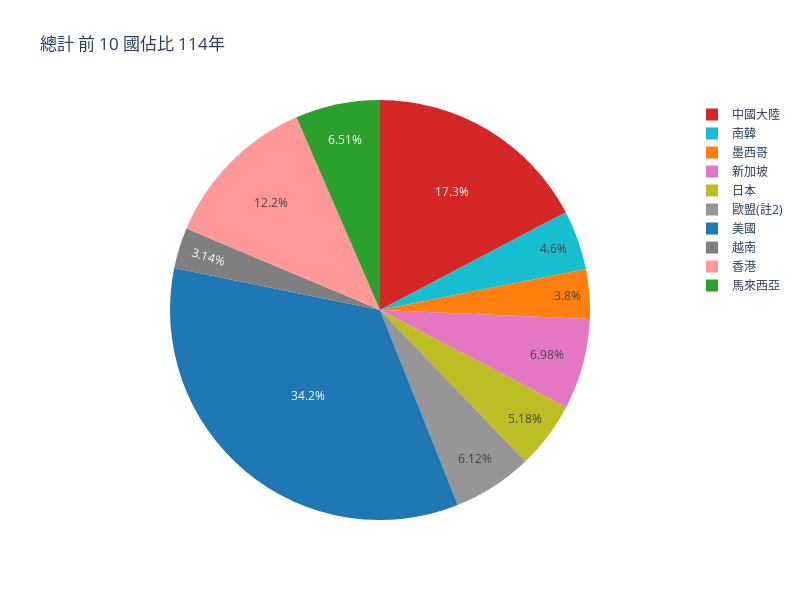
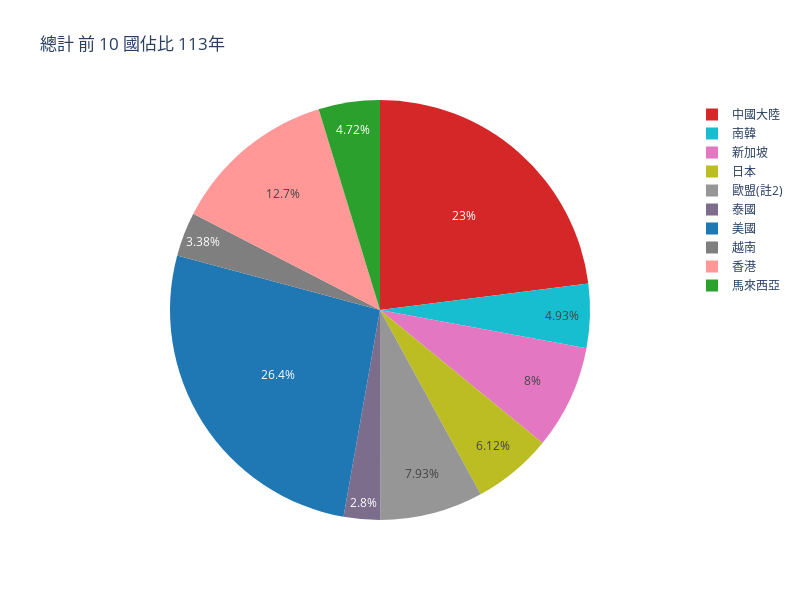
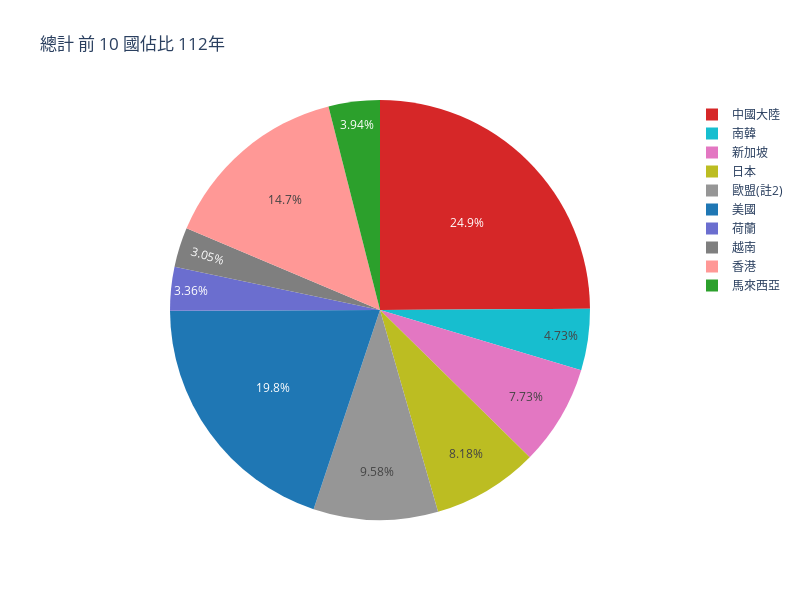
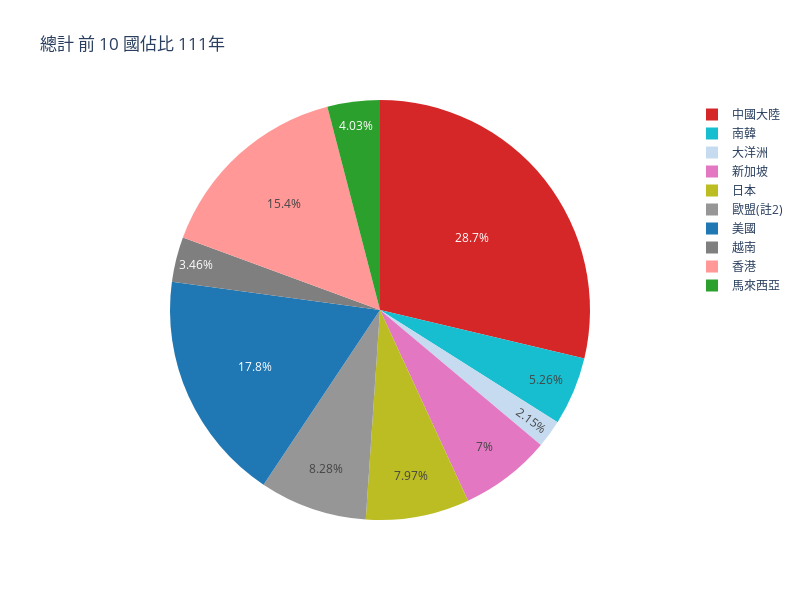

Notebook cell for these charts, in order:
### Code cell
#--------------------------------------------------------------------------
def pie_chart( colName , year , df ):

    order = sorted(df[CLstr].unique())  # 或自己定義 list
    fig = px.pie (
        df,
        values=colName,
        names=CLstr,
        color=CLstr,  # 用 CLstr 來決定顏色
        color_discrete_map=COLOR_MAP,  # 指定固定顏色
        title=f"{colName} 前 10 國佔比 {year}年",
        width=800,
        height=600,
        category_orders={CLstr: order}  # 這行控制順序
    )

    fig.show()
#-----------------------------------------------------------------------------

year = 114


colName = "總計" #"16.機械及電機設備" #"總計"
df = df[~df[ CLstr ].isin( ["北美洲","亞洲", "新南向18國(註1)", "東協10國", "中美洲", "歐洲"] ) ]

for year in range ( 114, 103, -1):
    df_yearly = df[df["年"] == year].copy()

    df_yearly = ( df_yearly.groupby( ["年", CLstr], as_index=False ) [ colName ].sum() )

    df_yearly["rank"] = df_yearly[colName].rank(method="dense", ascending=False)
    df_topN = df_yearly[df_yearly["rank"] <= topN].copy()
    df_topN = df_topN.sort_values ( [CLstr] )

    pie_chart( colName , year , df_topN )

### Figure 1 — Plotly figure (JSON) as saved in the notebook; plotly's stock layout.template omitted (floating-point values rounded to 4 significant figures)
{"data": [{"customdata": [["中國大陸"], ["南韓"], ["墨西哥"], ["新加坡"], ["日本"], ["歐盟(註2)"], ["美國"], ["越南"], ["香港"], ["馬來西亞"]], "direction": "clockwise", "domain": {"x": [0, 1], "y": [0, 1]}, "hovertemplate": "國家/地區別=%{customdata[0]}<br>總計=%{value}<extra></extra>", "labels": ["中國大陸", "南韓", "墨西哥", "新加坡", "日本", "歐盟(註2)", "美國", "越南", "香港", "馬來西亞"], "legendgroup": "", "marker": {"colors": ["#d62728", "#17becf", "#ff7f0e", "#e377c2", "#bcbd22", "#969696", "#1f77b4", "#7f7f7f", "#ff9896", "#2ca02c"]}, "name": "", "showlegend": true, "sort": false, "type": "pie", "values": [100085599, 26617292, 21982519, 40404320, 30014304, 35445967, 198271906, 18167589, 70392820, 37698520]}], "layout": {"height": 600, "legend": {"tracegroupgap": 0}, "title": {"text": "總計 前 10 國佔比 114年"}, "width": 800}}

### Figure 2 — Plotly figure (JSON) as saved in the notebook; plotly's stock layout.template omitted (floating-point values rounded to 4 significant figures)
{"data": [{"customdata": [["中國大陸"], ["南韓"], ["新加坡"], ["日本"], ["歐盟(註2)"], ["泰國"], ["美國"], ["越南"], ["香港"], ["馬來西亞"]], "direction": "clockwise", "domain": {"x": [0, 1], "y": [0, 1]}, "hovertemplate": "國家/地區別=%{customdata[0]}<br>總計=%{value}<extra></extra>", "labels": ["中國大陸", "南韓", "新加坡", "日本", "歐盟(註2)", "泰國", "美國", "越南", "香港", "馬來西亞"], "legendgroup": "", "marker": {"colors": ["#d62728", "#17becf", "#e377c2", "#bcbd22", "#969696", "#7c6d8d", "#1f77b4", "#7f7f7f", "#ff9896", "#2ca02c"]}, "name": "", "showlegend": true, "sort": false, "type": "pie", "values": [96953212, 20790607, 33741480, 25830238, 33464038, 11819781, 111361914, 14274984, 53635460, 19888019]}], "layout": {"height": 600, "legend": {"tracegroupgap": 0}, "title": {"text": "總計 前 10 國佔比 113年"}, "width": 800}}

### Figure 3 — Plotly figure (JSON) as saved in the notebook; plotly's stock layout.template omitted (floating-point values rounded to 4 significant figures)
{"data": [{"customdata": [["中國大陸"], ["南韓"], ["新加坡"], ["日本"], ["歐盟(註2)"], ["美國"], ["荷蘭"], ["越南"], ["香港"], ["馬來西亞"]], "direction": "clockwise", "domain": {"x": [0, 1], "y": [0, 1]}, "hovertemplate": "國家/地區別=%{customdata[0]}<br>總計=%{value}<extra></extra>", "labels": ["中國大陸", "南韓", "新加坡", "日本", "歐盟(註2)", "美國", "荷蘭", "越南", "香港", "馬來西亞"], "legendgroup": "", "marker": {"colors": ["#d62728", "#17becf", "#e377c2", "#bcbd22", "#969696", "#1f77b4", "#6b6ecf", "#7f7f7f", "#ff9896", "#2ca02c"]}, "name": "", "showlegend": true, "sort": false, "type": "pie", "values": [95725727, 18203299, 29738313, 31434886, 36821116, 76234038, 12926796, 11725257, 56513014, 15165841]}], "layout": {"height": 600, "legend": {"tracegroupgap": 0}, "title": {"text": "總計 前 10 國佔比 112年"}, "width": 800}}

### Figure 4 — Plotly figure (JSON) as saved in the notebook; plotly's stock layout.template omitted (floating-point values rounded to 4 significant figures)
{"data": [{"customdata": [["中國大陸"], ["南韓"], ["大洋洲"], ["新加坡"], ["日本"], ["歐盟(註2)"], ["美國"], ["越南"], ["香港"], ["馬來西亞"]], "direction": "clockwise", "domain": {"x": [0, 1], "y": [0, 1]}, "hovertemplate": "國家/地區別=%{customdata[0]}<br>總計=%{value}<extra></extra>", "labels": ["中國大陸", "南韓", "大洋洲", "新加坡", "日本", "歐盟(註2)", "美國", "越南", "香港", "馬來西亞"], "legendgroup": "", "marker": {"colors": ["#d62728", "#17becf", "#c6dbef", "#e377c2", "#bcbd22", "#969696", "#1f77b4", "#7f7f7f", "#ff9896", "#2ca02c"]}, "name": "", "showlegend": true, "sort": false, "type": "pie", "values": [121092996, 22178146, 9053629, 29522660, 33608899, 34917512, 75052059, 14574219, 64782182, 17013703]}], "layout": {"height": 600, "legend": {"tracegroupgap": 0}, "title": {"text": "總計 前 10 國佔比 111年"}, "width": 800}}
